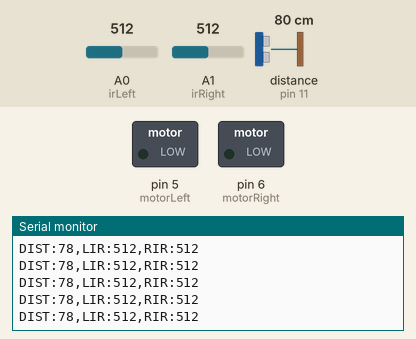
A sketch run on a simulated Arduino Uno, built with avr-gcc and run on an emulated ATmega328P. On the bench: switched loads named in the sketch (green lamp = pin HIGH), the last lines printed to the serial monitor. Wiring (inferred from the names in the program): ultrasonic range finder: trigger pin 10; echo pin 11; servo: signal pin 9. The test bench sets the inputs (shaded band); at power-on: A1 (irRight) = 512, A0 (irLeft) = 512, distance to the obstacle (sensor on pin 11) 80 cm. The echo pulse lasts 58.3 µs per cm; servo pulses on a pin are drawn as a servo (544–2400 µs = 0–180°); pins used as bus, display or sensor lines are not drawn.

Above: at 7.2 s.
7.3 s: A1 (irRight) set to 107
At 7.32 s:
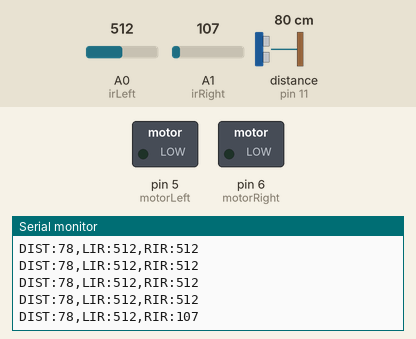
10.3 s: A1 (irRight) set to 92
At 10.39 s:
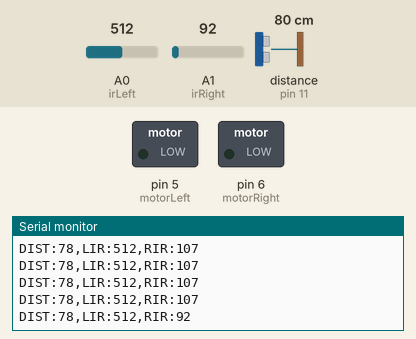
Timing chart, 0 to 12.8 s (numbered marks = the images above; inputs shaded):
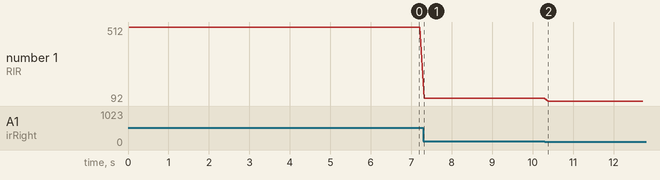

The sketch:

main.ino
```cpp
// Autonomous Vehicle Main Controller

// Motor control pins
const int motorLeft = 5;
const int motorRight = 6;
const int steeringServo = 9;

// Sensor pins
const int trigPin = 10;
const int echoPin = 11;
const int irLeft = A0;
const int irRight = A1;

void setup()
{
    Serial.begin(9600);

    // Initialize pins
    pinMode(motorLeft, OUTPUT);
    pinMode(motorRight, OUTPUT);
    pinMode(steeringServo, OUTPUT);
    pinMode(trigPin, OUTPUT);
    pinMode(echoPin, INPUT);

    Serial.println("Autonomous Vehicle Ready");
}

void loop()
{
    // Read sensors
    long distance = readUltrasonic();
    int leftIR = analogRead(irLeft);
    int rightIR = analogRead(irRight);

    // Send sensor data
    Serial.print("DIST:");
    Serial.print(distance);
    Serial.print(",LIR:");
    Serial.print(leftIR);
    Serial.print(",RIR:");
    Serial.println(rightIR);

    delay(100);
}

long readUltrasonic()
{
    digitalWrite(trigPin, LOW);
    delayMicroseconds(2);
    digitalWrite(trigPin, HIGH);
    delayMicroseconds(10);
    digitalWrite(trigPin, LOW);

    long duration = pulseIn(echoPin, HIGH);
    return duration * 0.034 / 2;
}
```

Measured:
- after the input at 7.3 s, the serial monitor: prints a new line at once (image 1)
- after the input at 10.3 s, the serial monitor: prints a new line after 0.09 s (image 2)
- plotted number 1: 512 → 107 after the input at 7.3 s, 107 → 92 after the input at 10.3 s
